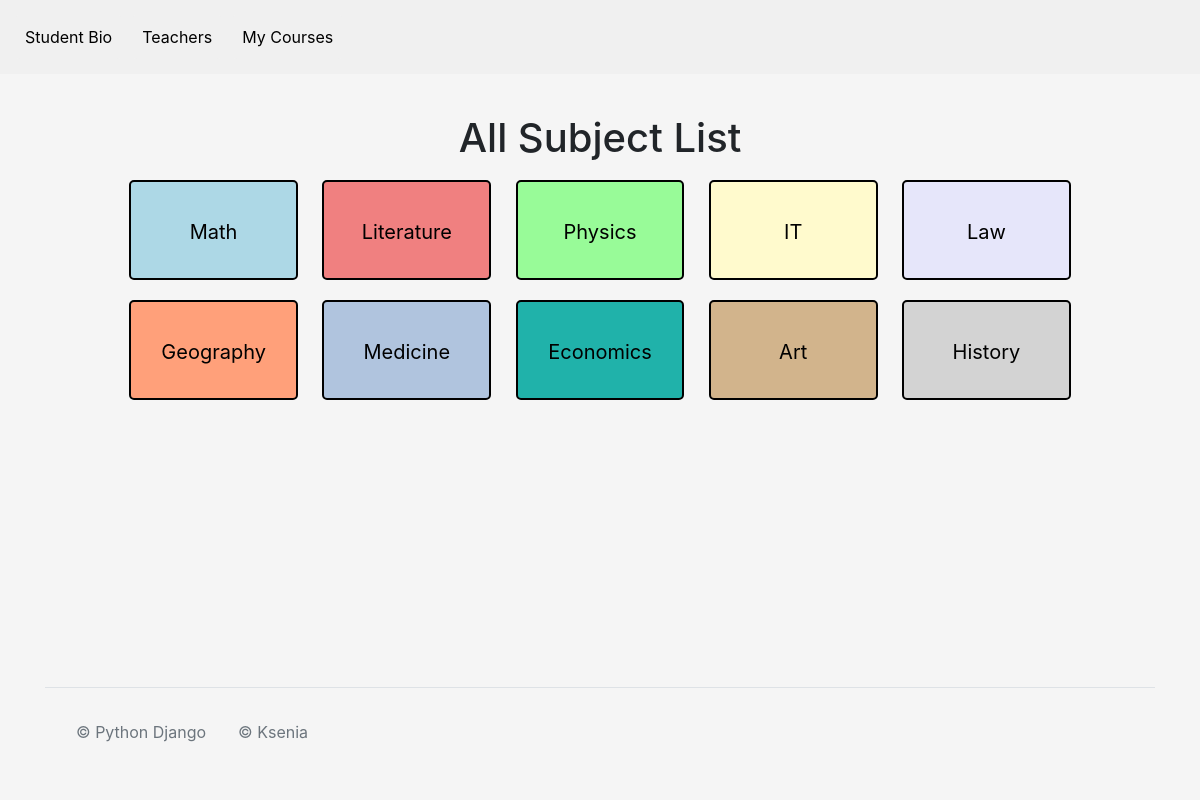
/subjects/, run on the app's committed database.
### CoursesApp/models.py (models this page shows)
class Subject(models.Model):
    Name = models.CharField(max_length=60, unique=True)

### CoursesApp/views.py (the view)
# urls.py: path("subjects/", views.Subjects, name="subjects"),
def Subjects(request):
    subjects = Subject.objects.all()
    return render(request, "subjects.html", {"subjects": subjects})

### CoursesApp/templates/subjects.html (shortened to what this page needs)
{% load static %}
<!DOCTYPE html>
<html>
  <head>
    <link href="https://cdn.jsdelivr.net/npm/bootstrap@5.2.3/dist/css/bootstrap.min.css" rel="stylesheet" />
    <link rel="stylesheet" href="https://cdn.jsdelivr.net/npm/bootstrap@4.0.0/dist/css/bootstrap.min.css" />
    <link rel="stylesheet" type="text/css" href="{% static 'css/style.css' %}" />
    <link rel="stylesheet" href="https://cdnjs.cloudflare.com/ajax/libs/font-awesome/6.4.0/css/all.min.css" />
  </head>
  <body style="min-width: 600px; " class="d-flex flex-column min-vh-100">
    <ul class="nav justify-content-left" style="background-color: #f0f0f0; padding: 10px;">
      <li class="nav-item">
        <a class="nav-link black-text menu-link" href="{% url 'studentBio'%}">Student Bio</a>
      </li>
      <li class="nav-item">
        <a class="nav-link black-text menu-link" href="{% url 'teachers' %}">Teachers</a>
      </li>
      <li class="nav-item">
        <a class="nav-link black-text menu-link" href="{% url 'myCourses' %}">My Courses</a>
      </li>
    </ul>
    <div class="container" style="padding-top: 40px; padding-bottom: 40px;">
      <div class="center-content">
        <h1>All Subject List</h1>
        <div class="grid-container">
          {% for subject in subjects %}
            <div class="grid-item">
              <a href="{% url 'allCourses' subject_id=subject.id %}">{{ subject.Name }}</a>
            </div>
          {% endfor %}
        </div>
      </div>
    </div>
    <div class="container mt-auto" style=" bottom: 0; ">
      <footer class="d-flex flex-wrap justify-content-center justify-content-md-between align-items-center py-3 my-4 border-top">
        <div class="col-md-4 d-flex align-items-center">
          <span class="m-3 text-muted">© Python Django</span>
          <span class="m-3 text-muted">© Ksenia</span>
        </div>
      </footer>
    </div>
  </body>
</html>

### static/css/style.css (style rules this page uses)
html, body { height: 100%; }
body { margin: 0px; padding: 0px; background-color: #f5f5f5; }

### CoursesApp/templates/subjects.html (style rules this page uses)
.grid-item { width: calc(17% - 20px); height: 100px; display: inline-block; margin: 10px; text-align: center; line-height: 100px; font-size: 20px; color: black; background-color: #f5f5f5; border: 2px solid #000; border-radius: 5px; }
.grid-item:nth-child(1) { background-color: #add8e6; }
.grid-item:nth-child(2) { background-color: #f08080; }
.grid-item:nth-child(3) { background-color: #98fb98; }
.grid-item:nth-child(4) { background-color: #fffacd; }
.grid-item:nth-child(5) { background-color: #e6e6fa; }
.grid-item:nth-child(6) { background-color: #ffa07a; }
.grid-item:nth-child(7) { background-color: #b0c4de; }
.grid-item:nth-child(8) { background-color: #20b2aa; }
.grid-item:nth-child(9) { background-color: #d2b48c; }
.grid-item:nth-child(10) { background-color: #d3d3d3; }
.grid-item a { color: black; text-decoration: none; }
.grid-item:nth-child(5n+1) { clear: left; }
.center-content { text-align: center; margin: 0 auto; }
.black-text { color: black; }
.menu-link { text-decoration: none; padding: 10px; margin: 5px; background-color: #f0f0f0; border-radius: 5px; transition: background-color 0.2s; }

### data on the page
Subject: Name "Math"
Subject: Name "Literature"
Subject: Name "Physics"
Subject: Name "IT"
Subject: Name "Law"
Subject: Name "Geography"
Subject: Name "Medicine"
Subject: Name "Economics"
Subject: Name "Art"
Subject: Name "History"
